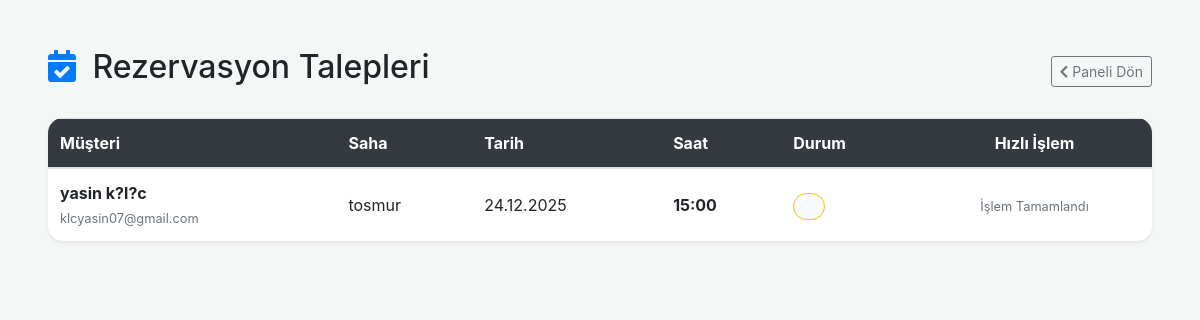
Page /bitirme/admin/rezervasyonlar.php (signed in) on the committed database.
### tables this page shows
CREATE TABLE `rezervasyonlar` (
  `id` int(11) NOT NULL,
  `saha_id` int(11) NOT NULL,
  `kullanici_id` int(11) NOT NULL,
  `tarih` date NOT NULL,
  `baslangic_saati` time NOT NULL,
  `bitis_saati` time NOT NULL,
  `durum` enum('onay bekliyor','onayland?','iptal') NOT NULL DEFAULT 'onay bekliyor',
  `kayit_tarihi` timestamp NULL DEFAULT current_timestamp()
);

CREATE TABLE `kullanicilar` (
  `id` int(11) NOT NULL,
  `ad_soyad` varchar(100) NOT NULL,
  `email` varchar(100) NOT NULL,
  `sifre` varchar(255) NOT NULL,
  `rol` enum('musteri','yonetici') NOT NULL DEFAULT 'musteri'
);

CREATE TABLE `sahalar` (
  `id` int(11) NOT NULL,
  `saha_adi` varchar(100) NOT NULL,
  `saatlik_fiyat` decimal(10,2) NOT NULL,
  `aciklama` text DEFAULT NULL,
  `ozellikler` varchar(255) DEFAULT NULL
);

### bitirme/admin/rezervasyonlar.php (the view, shortened to what this page needs)
<?php
require_once('../db_baglanti.php');
$sorgu = $db->query("SELECT r.*, s.saha_adi, k.ad_soyad, k.email
                     FROM rezervasyonlar r
                     JOIN sahalar s ON r.saha_id = s.id
                     JOIN kullanicilar k ON r.kullanici_id = k.id
                     ORDER BY r.durum DESC, r.tarih ASC");
$rezervasyonlar = $sorgu->fetchAll(PDO::FETCH_ASSOC);
?>
<!DOCTYPE html>
<html lang="tr">
<head>
    <link href="https://stackpath.bootstrapcdn.com/bootstrap/4.5.2/css/bootstrap.min.css" rel="stylesheet">
    <link rel="stylesheet" href="https://cdnjs.cloudflare.com/ajax/libs/font-awesome/5.15.1/css/all.min.css">
</head>
<body>
<div class="container-fluid mt-5 px-5">
    <div class="d-flex justify-content-between align-items-center mb-4">
        <h2><i class="fas fa-calendar-check text-primary mr-2"></i> Rezervasyon Talepleri</h2>
        <a href="dashboard.php" class="btn btn-outline-secondary btn-sm"><i class="fas fa-chevron-left"></i> Paneli Dön</a>
    </div>
    <div class="card table-card shadow-sm">
        <div class="card-body p-0">
            <div class="table-responsive">
                <table class="table table-hover mb-0">
                    <thead class="bg-dark text-white">
                        <tr>
                            <th>Müşteri</th>
                            <th>Saha</th>
                            <th>Tarih</th>
                            <th>Saat</th>
                            <th>Durum</th>
                            <th class="text-center">Hızlı İşlem</th>
                        </tr>
                    </thead>
                    <tbody>
                        <?php foreach($rezervasyonlar as $r): ?>
                        <tr>
                            <td class="align-middle">
                                <div class="font-weight-bold"><?= htmlspecialchars($r['ad_soyad']) ?></div>
                                <small class="text-muted"><?= htmlspecialchars($r['email']) ?></small>
                            </td>
                            <td class="align-middle"><?= htmlspecialchars($r['saha_adi']) ?></td>
                            <td class="align-middle"><?= date('d.m.Y', strtotime($r['tarih'])) ?></td>
                            <td class="align-middle font-weight-bold"><?= substr($r['baslangic_saati'], 0, 5) ?></td>
                            <td class="align-middle">
                                <?php
                                $d = $r['durum'];
                                $badge = ($d == 'onaylandı') ? 'success' : (($d == 'iptal') ? 'danger' : 'warning');
                                ?>
                                <span class="status-pill badge-<?= $badge ?> text-<?= $badge ?> bg-light border border-<?= $badge ?>">
                                </span>
                            </td>
                            <td class="text-center align-middle">
                                <?php if($d == 'onay bekliyor'): ?>
                                    <a href="?islem=onayla&id=<?= $r['id'] ?>" class="btn-action bg-success text-white mr-2" title="Onayla">
                                        <i class="fas fa-check"></i>
                                    </a>
                                    <a href="?islem=iptal&id=<?= $r['id'] ?>" class="btn-action bg-danger text-white" title="Reddet" onclick="return confirm('Bu rezervasyonu iptal etmek istediğinize emin misiniz?')">
                                        <i class="fas fa-times"></i>
                                    </a>
                                <?php else: ?>
                                    <span class="text-muted small">İşlem Tamamlandı</span>
                                <?php endif; ?>
                            </td>
                        </tr>
                        <?php endforeach; ?>
                    </tbody>
                </table>
            </div>
        </div>
    </div>
</div>
</body>
</html>

### bitirme/admin/rezervasyonlar.php (style rules this page uses)
body { background-color: #f4f7f6; }
.table-card { border-radius: 15px; border: none; overflow: hidden; background: white; }
.status-pill { padding: 5px 15px; border-radius: 20px; font-weight: bold; font-size: 0.8rem; }

### rows in the picture
rezervasyonlar: kullanicilar.ad_soyad "yasin k?l?c", kullanicilar.email "klcyasin07@gmail.com", sahalar.saha_adi "tosmur", tarih "24.12.2025", baslangic_saati "15:00", durum "İşlem Tamamlandı"
